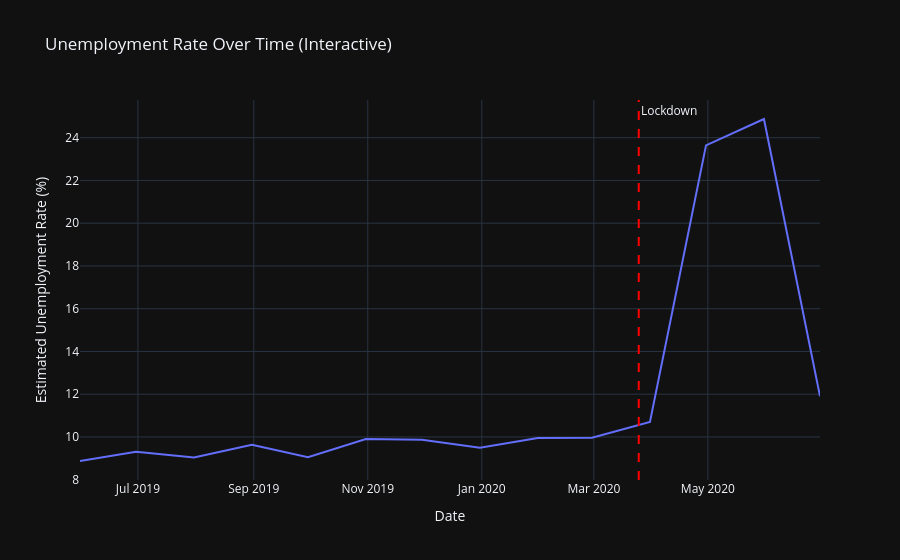

Notebook code cell kept with this figure:
### Markdown cell above
### Interactive Chart with Plotly

### Code cell
# Interactive line chart using Plotly for better exploration
fig = px.line(
    monthly_avg,
    x='Date',
    y='Estimated Unemployment Rate (%)',
    title='Unemployment Rate Over Time (Interactive)',
    template='plotly_dark'
)

# Add lockdown annotation
lockdown_date = pd.Timestamp('2020-03-25').timestamp() * 1000  # Plotly uses milliseconds
fig.add_vline(x=lockdown_date, line_color='red', line_dash='dash',
              annotation_text='Lockdown', annotation_position='top right')

fig.show()

### Figure 1 — Plotly figure (JSON) as saved in the notebook; plotly's stock layout.template omitted (floating-point values rounded to 4 significant figures)
{"data": [{"hovertemplate": "Date=%{x}<br>Estimated Unemployment Rate (%)=%{y}<extra></extra>", "legendgroup": "", "line": {"color": "#636efa", "dash": "solid"}, "marker": {"symbol": "circle"}, "mode": "lines", "name": "", "orientation": "v", "showlegend": false, "type": "scatter", "x": ["2019-05-31T00:00:00", "2019-06-30T00:00:00", "2019-07-31T00:00:00", "2019-08-31T00:00:00", "2019-09-30T00:00:00", "2019-10-31T00:00:00", "2019-11-30T00:00:00", "2019-12-31T00:00:00", "2020-01-31T00:00:00", "2020-02-29T00:00:00", "2020-03-31T00:00:00", "2020-04-30T00:00:00", "2020-05-31T00:00:00", "2020-06-30T00:00:00"], "xaxis": "x", "y": [8.874, 9.303, 9.034, 9.638, 9.052, 9.901, 9.868, 9.497, 9.951, 9.965, 10.7, 23.64, 24.88, 11.9], "yaxis": "y"}], "layout": {"annotations": [{"showarrow": false, "text": "Lockdown", "x": 1585094400000, "xanchor": "left", "xref": "x", "y": 1, "yanchor": "top", "yref": "y domain"}], "legend": {"tracegroupgap": 0}, "shapes": [{"line": {"color": "red", "dash": "dash"}, "type": "line", "x0": 1585094400000, "x1": 1585094400000, "xref": "x", "y0": 0, "y1": 1, "yref": "y domain"}], "title": {"text": "Unemployment Rate Over Time (Interactive)"}, "xaxis": {"anchor": "y", "domain": [0, 1], "title": {"text": "Date"}}, "yaxis": {"anchor": "x", "domain": [0, 1], "title": {"text": "Estimated Unemployment Rate (%)"}}}}
